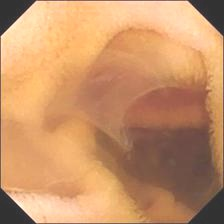
#> input picture examples/brightness.jpg, 224 x 224 px; its folder holds only this picture in this run
$ python -i color.py   (imports and definitions only)
#> lines starting #> are read from the running program, lines starting #| are printed output that depends on the picture
import cv2
import os
import numpy as np
from concurrent.futures import ProcessPoolExecutor
import multiprocessing
from scipy.linalg import fractional_matrix_power

# Define the directory path
input_dirs = ['../Dataset_new/Dataset/training', '../Dataset_new/Dataset/validation']
output_dirs = ['../Dataset_try/training', '../Dataset_try/validation']


# [3 lines not run here, left out]


def image_agcwd(img, a=0.25, truncated_cdf=False):
    h, w = img.shape[:2]
    hist, bins = np.histogram(img.flatten(), 256, [0, 256])
    cdf = hist.cumsum()
    cdf_normalized = cdf / cdf.max()
    prob_normalized = hist / hist.sum()

    unique_intensity = np.unique(img)
    intensity_max = unique_intensity.max()
    intensity_min = unique_intensity.min()
    prob_min = prob_normalized.min()
    prob_max = prob_normalized.max()

    pn_temp = (prob_normalized - prob_min) / (prob_max - prob_min)
    pn_temp[pn_temp > 0] = prob_max * (pn_temp[pn_temp > 0] ** a)
    pn_temp[pn_temp < 0] = prob_max * (-((-pn_temp[pn_temp < 0]) ** a))
    prob_normalized_wd = pn_temp / pn_temp.sum()  # normalize to [0,1]
    cdf_prob_normalized_wd = prob_normalized_wd.cumsum()

    if truncated_cdf:
        inverse_cdf = np.maximum(0.5, 1 - cdf_prob_normalized_wd)
    else:
        inverse_cdf = 1 - cdf_prob_normalized_wd

    img_new = img.copy()
    for i in unique_intensity:
        img_new[img == i] = np.round(255 * (i / 255) ** inverse_cdf[i])

    return img_new

def process_bright(img):
    img_negative = 255 - img
    agcwd = image_agcwd(img_negative, a=0.25, truncated_cdf=False)
    reversed_img = 255 - agcwd
    return reversed_img

def process_dimmed(img):
    agcwd = image_agcwd(img, a=0.75, truncated_cdf=True)
    return agcwd

'''
def sepia(image):
   sepia_filter = np.array([[0.272, 0.534, 0.131],
                           [0.349, 0.686, 0.168],
                          [0.393, 0.769, 0.189]])
    sepia_image = cv2.transform(image, sepia_filter)
    sepia_image = np.clip(sepia_image, 0, 255).astype(np.uint8)
    return sepia_image
We use the above one to sepia our images
I do not think we need to sepia our images, but we can use the above template to provide a color filter over the images (we can use it to grayscale images)
'''

def sharpenn(image):
    kernel = np.array([[0, -1, 0],
                   [-1, 5,-1],
                   [0, -1, 0]])
    filtered_image = cv2.filter2D(image, -1, kernel)
    return filtered_image

def adjust_brightness(image, brightness=30):
    bright_image = cv2.convertScaleAbs(image, beta=brightness)
    return bright_image

def adjust_contrast(image, contrast=1.5):
    adjusted_image = cv2.convertScaleAbs(image, alpha=contrast, beta=0)
    return adjusted_image

'''
check sharpened image example here: '..\examples\sharpen.jpg' and decide whether to use
check brightness example here: '..\examples\brightness.jpg' and toggle around to decide on parameters
check contrast toggling here: ''..\examples\contrast.jpg'' and decide on parameters
check GBC toggling here: ''..\examples\gaussian_blur.jpg'' and decide on parameters
'''

# [7 lines left out: function gaussian_blur_correction, not called in this run]

def apply_filter(image):
    YCrCb = cv2.cvtColor(image, cv2.COLOR_BGR2YCrCb)
    Y = YCrCb[:, :, 0]

    threshold = 0.3
    exp_in = 112  # Expected global average intensity
    M, N = image.shape[:2]
    mean_in = np.sum(Y / (M * N))
    t = (mean_in - exp_in) / exp_in

    if t < -threshold:  # Dimmed Image
        print("Dimmed Image Detected")
        Y = process_dimmed(Y)
    elif t > threshold:  # Bright Image
        print("Bright Image Detected")
        Y = process_bright(Y)

    YCrCb[:, :, 0] = Y
    image = cv2.cvtColor(YCrCb, cv2.COLOR_YCrCb2BGR)
    #image = sepia(image)
    image = sharpenn(image)
    #image = adjust_brightness(image, brightness=50)
    image = adjust_contrast(image, contrast=1.4)
    #image = gaussian_blur_correction(image)
    image = cv2.fastNlMeansDenoisingColored(image, None, 10, 10, 7, 21)
    return image
'''
We are putting all our images through an IAGC layer and then sharpenning and increasing contrast
Then we put it through a Fast Non Local Means Denoising layer and then we return the image
'''

# [32 lines left out: functions process_image, process_images_in_parallel, not called in this run]

# [5 lines not run here, left out]


'''
here we use Improved Adaptive Gamma Correction
Code courtesy https://github.com/leowang7/iagcwd/blob/master/IAGCWD.py
Paper https://arxiv.org/abs/1709.04427

At the end of this, you can see that your new files would be saved in Dataset_new/Dataset/(training or validation)
If you can suggest a way out do let me know pls
'''

>>> import cv2
>>> picture = cv2.imread('../examples/brightness.jpg')
#> picture is the input picture: shape (224, 224, 3); mean B, G, R 104.6, 147.3, 199.9
>>> result = apply_filter(picture)
#> in apply_filter, `YCrCb = cv2.cvtColor(image, cv2.COLOR_BGR2YCrCb)`: YCrCb: shape (224, 224, 3); mean of channels 0, 1, 2 158.2, 157.8, 97.8
#> in apply_filter, `Y = YCrCb[:, :, 0]`:
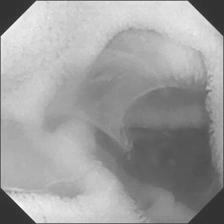
#> Y: shape (224, 224); min 43, max 249, mean 158.2
#> in apply_filter, `mean_in = np.sum(Y / (M * N))`: mean_in = 158.2
#> in apply_filter, `t = (mean_in - exp_in) / exp_in`: t = 0.412
#> in process_bright, `img_negative = 255 - img`:
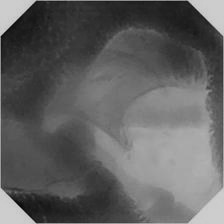
#> img_negative: shape (224, 224); min 6, max 212, mean 96.8
#> in image_agcwd, `hist, bins = np.histogram(img.flatten(), 256, [0, 256])`: hist = 256 values, max 1314 at index 205, min 0 at index 0, mean 196; bins = 257 values from 0 to 256
#> in image_agcwd, `cdf = hist.cumsum()`: cdf = 256 values from 0 to 50176
#> in image_agcwd, `cdf_normalized = cdf / cdf.max()`: cdf_normalized = 256 values from 0 to 1
#> in image_agcwd, `prob_normalized = hist / hist.sum()`: prob_normalized = 256 values, max 0.0262 at index 205, min 0 at index 0, mean 0.00391
#> in image_agcwd, `unique_intensity = np.unique(img)`: unique_intensity = 202 values from 6 to 212
#> in image_agcwd, `intensity_max = unique_intensity.max()`: intensity_max = 212
#> in image_agcwd, `intensity_min = unique_intensity.min()`: intensity_min = 6
#> in image_agcwd, `prob_min = prob_normalized.min()`: prob_min = 0
#> in image_agcwd, `prob_max = prob_normalized.max()`: prob_max = 0.0262
#> in image_agcwd, `pn_temp = (prob_normalized - prob_min) / (prob_max - prob_min)`: pn_temp = 256 values, max 1 at index 205, min 0 at index 0, mean 0.149
#> in image_agcwd, `prob_normalized_wd = pn_temp / pn_temp.sum()`: prob_normalized_wd = 256 values, max 0.00828 at index 205, min 0 at index 0, mean 0.00391
#> in image_agcwd, `cdf_prob_normalized_wd = prob_normalized_wd.cumsum()`: cdf_prob_normalized_wd = 256 values from 0 to 1
#> in image_agcwd, `inverse_cdf = 1 - cdf_prob_normalized_wd`: inverse_cdf = 256 values, max 1 at index 0, min 4.44e-16 at index 212, mean 0.409
#> the loop in image_agcwd, `for i in unique_intensity:` made 202 passes
#> i on passes 1 to 3: 6, 9, 10
#> after the loop in image_agcwd, `for i in unique_intensity:`:
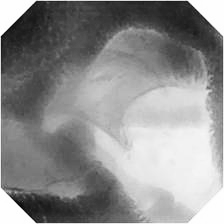
#> img_new: shape (224, 224); min 6, max 255, mean 142.4
#> in process_bright, `reversed_img = 255 - agcwd`:
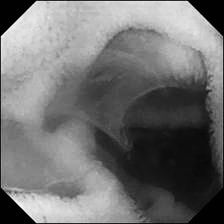
#> reversed_img: shape (224, 224); min 0, max 249, mean 112.6
#> in apply_filter, `YCrCb[:, :, 0] = Y`: YCrCb: shape (224, 224, 3); mean of channels 0, 1, 2 112.6, 157.8, 97.8
#> in sharpenn, `filtered_image = cv2.filter2D(image, -1, kernel)`:
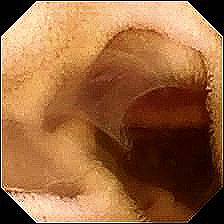
#> filtered_image: shape (224, 224, 3); mean B, G, R 60.8, 102.3, 153.8
#> in adjust_contrast, `adjusted_image = cv2.convertScaleAbs(image, alpha=contrast, beta=0)`:
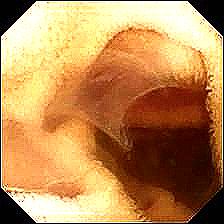
#> adjusted_image: shape (224, 224, 3); mean B, G, R 83.8, 137.8, 188.1
#> in apply_filter, `image = cv2.fastNlMeansDenoisingColored(image, None, 10, 10, 7, 21)`:
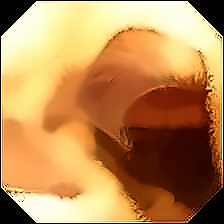
#> image: shape (224, 224, 3); mean B, G, R 82.6, 137.6, 187.4
